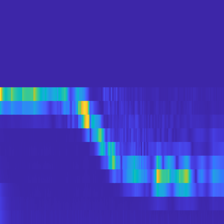
%> input picture data/data_test/down/1/range.png, 224 x 224 px
$ octave imgproc.m   (GNU Octave 9; MATLAB toolbox functions it lacks are replaced by stand-ins)
%> lines starting %> are read from the running program, lines starting %| are printed output that depends on the picture
path1='./data_test';
path2='./data_test2';
gesture=['\left     ';'\down     ';'\up       ';'\right    ';...
    '\leftright';'\updown   ';'\true     ';'\false    '];
for i=1:8
    source=[path1,strip(gesture(i,:))];
    dst=[path2,strip(gesture(i,:))];
    for j=1:10
        id=['/',num2str(j)];
        improc(source,dst,id);
    end
end

function improc(source,dst,id)
%> called with source = './data_test\left', dst = './data_test2\left', id = '/1'
img1=imread([source,id,'/range.png']);
%> img1 is the input picture: size 224x224x3 uint8; mean R, G, B 61.7, 55.5, 182
img2=imread([source,id,'/doppler.png']);
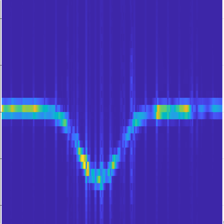
%> input picture data/data_test/down/1/doppler.png, 224 x 224 px
%> img2 is the input picture: size 224x224x3 uint8; mean R, G, B 64.8, 51.8, 178
img3=imread([source,id,'/angle.png']);
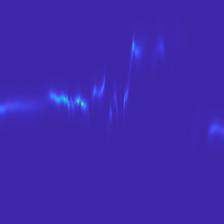
%> input picture data/data_test/down/1/angle.png, 224 x 224 px
%> img3 is the input picture: size 224x224x3 uint8; mean R, G, B 61.5, 39.7, 171.4
img=uint8(zeros(size(img1)));
img(:,:,1)=sum(img1,3)/3;
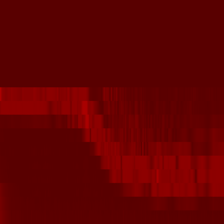
%> img: size 224x224x3 uint8; mean R, G, B 99.7, 0, 0
img(:,:,2)=sum(img2,3)/3;
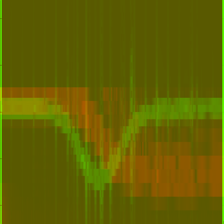
%> img: size 224x224x3 uint8; mean R, G, B 99.7, 98.2, 0
img(:,:,3)=sum(img3,3)/3;
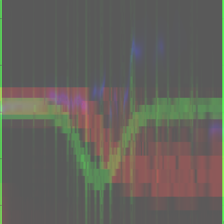
%> img: size 224x224x3 uint8; mean R, G, B 99.7, 98.2, 90.9
imwrite(img,[dst,id,'.png']);
end
